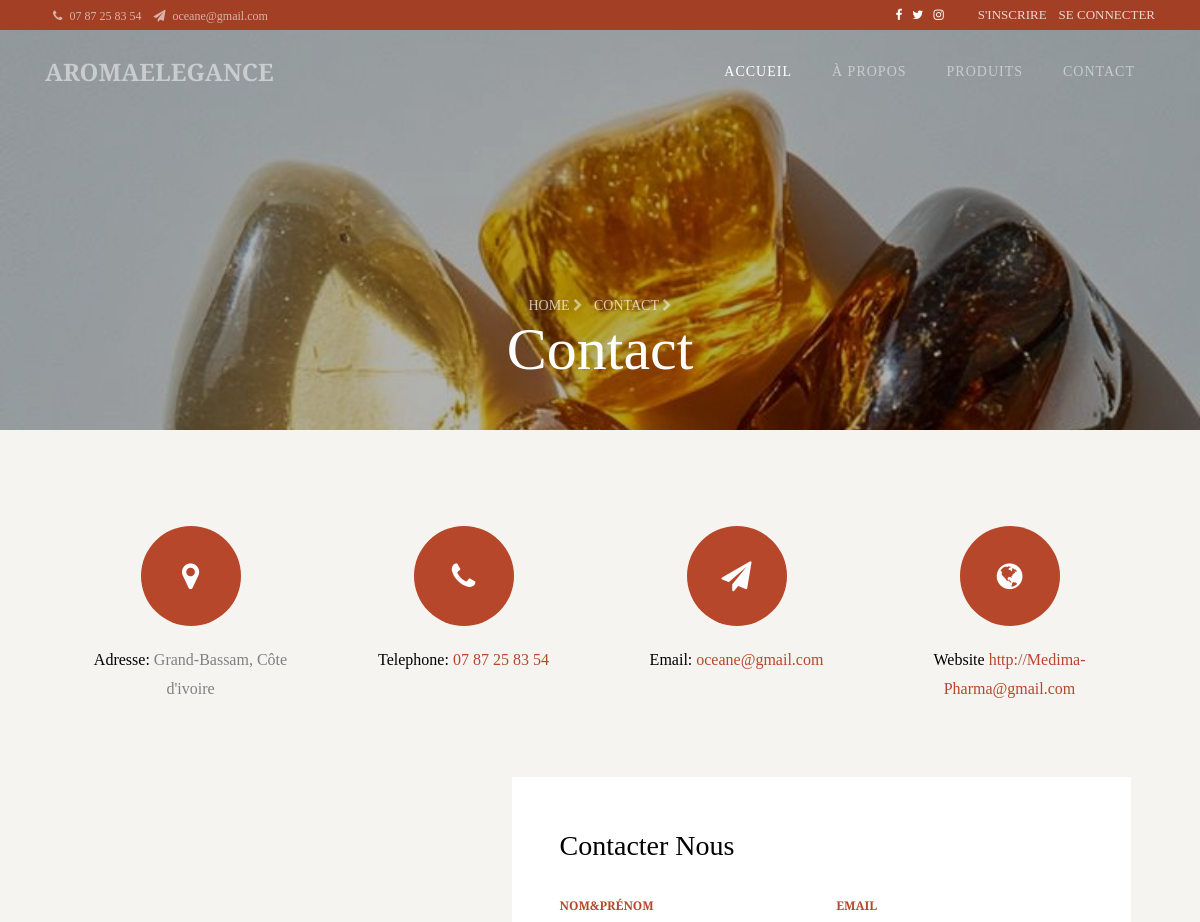
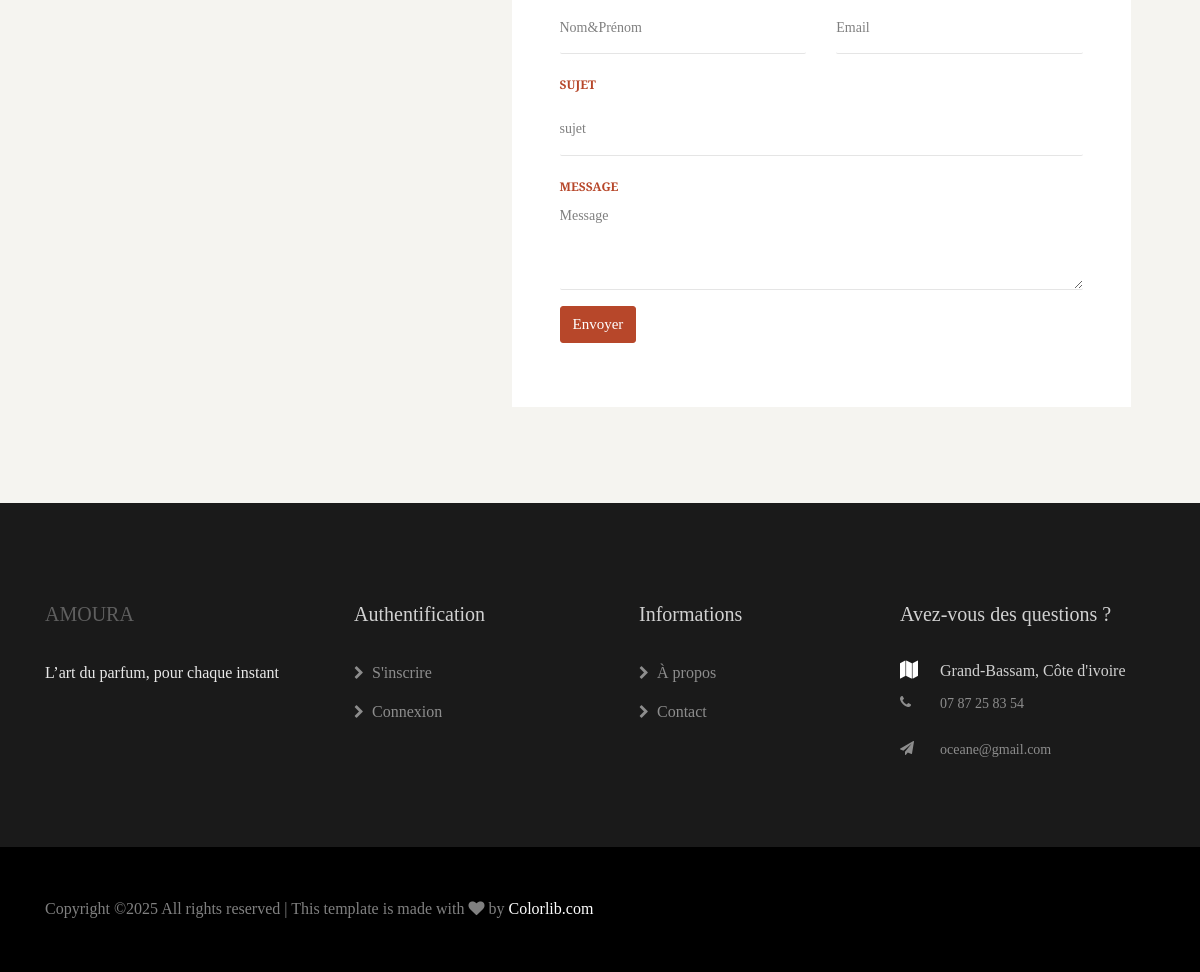
Page /contact/ on the committed database (2 pictures, top to bottom).
### base/models.py (models this page shows, shortened)
class InformationsSite(models.Model):
    nom_site = models.CharField(max_length=100, default="Liquor Store")
    slogan = models.CharField(max_length=255, blank=True, null=True)
    description = models.TextField(blank=True, null=True)
    facebook_link = models.URLField(blank=True, null=True)
    twitter_link = models.URLField(blank=True, null=True)
    instagram_link = models.URLField(blank=True, null=True)
    dribbble_link = models.URLField(blank=True, null=True)
    adresse = models.CharField(max_length=255, blank=True, null=True)
    telephone = models.CharField(max_length=50, blank=True, null=True)
    email = models.EmailField(blank=True, null=True)
    updated_at = models.DateTimeField(auto_now=True)
    class Meta:
        verbose_name = "Information du Site"
        verbose_name_plural = "Informations du Site"

### contact/models.py (models this page shows, shortened)
class ContactHeader(models.Model):
    titre = models.CharField(max_length=255, default="Contact")
    sous_titre = models.CharField(max_length=255, default="Home >")
    image_fond = models.ImageField(upload_to='contact/header/', null=True, blank=True)

class ContactInfo(models.Model):
    adresse = models.CharField(max_length=255)
    telephone = models.CharField(max_length=20)
    email = models.EmailField()
    site_web = models.URLField()

### contact/views.py (the view, shortened to what this page needs)
# urls.py: path('', contact_view, name='contact'),
def contact_view(request):
    header = ContactHeader.objects.first()
    contact_info = ContactInfo.objects.first()  # il n'y en aura qu'un seul
    return render(request, "contact/contact.html",
                  {
                      "header": header,
                      'contact_info': contact_info,
                  })

### base/context_processors.py (called while the page is built)
def informations_site(request):
    info = InformationsSite.objects.first()
    return {'infos_site': info}

### contact/templates/contact/contact.html (shortened to what this page needs)
{% extends "base/base.html" %}
{% block content %}
<section class="hero-wrap hero-wrap-2" style="background-image: url('{{ header.image_fond.url }}');" data-stellar-background-ratio="0.5">
  <div class="overlay"></div>
  <div class="container">
    <div class="row no-gutters slider-text align-items-end justify-content-center">
      <div class="col-md-9 ftco-animate mb-5 text-center">
        <p class="breadcrumbs mb-0">
          <span class="mr-2"><a href="{% url 'accueil' %}">{{ header.sous_titre|safe }}</a> <i class="fa fa-chevron-right"></i></span>
          <span>Contact <i class="fa fa-chevron-right"></i></span>
        </p>
        <h2 class="mb-0 bread">{{ header.titre }}</h2>
      </div>
    </div>
  </div>
</section>
<section class="ftco-section bg-light">
			<div class="container">
				<div class="row justify-content-center">
					<div class="col-md-12">
						<div class="wrapper px-md-4">
							<div class="row mb-5">
								<div class="col-md-3">
									<div class="dbox w-100 text-center">
				        		<div class="icon d-flex align-items-center justify-content-center">
				        			<span class="fa fa-map-marker"></span>
				        		</div>
				        		<div class="text">
					            <p><span>Adresse:</span> {{ contact_info.adresse }}</p>
					          </div>
				          </div>
								</div>
								<div class="col-md-3">
									<div class="dbox w-100 text-center">
				        		<div class="icon d-flex align-items-center justify-content-center">
				        			<span class="fa fa-phone"></span>
				        		</div>
				        		<div class="text">
					            <p><span>Telephone:</span> <a href="tel:{{ contact_info.telephone }}">{{ contact_info.telephone }}</a></p>
					          </div>
				          </div>
								</div>
								<div class="col-md-3">
									<div class="dbox w-100 text-center">
				        		<div class="icon d-flex align-items-center justify-content-center">
				        			<span class="fa fa-paper-plane"></span>
				        		</div>
				        		<div class="text">
					            <p><span>Email:</span> <a href="mailto:{{ contact_info.email }}">{{ contact_info.email }}</a></p>
					          </div>
				          </div>
								</div>
								<div class="col-md-3">
									<div class="dbox w-100 text-center">
				        		<div class="icon d-flex align-items-center justify-content-center">
				        			<span class="fa fa-globe"></span>
				        		</div>
				        		<div class="text">
					            <p><span>Website</span> <a href="{% url 'accueil' %}">{{ contact_info.site_web }}</a></p>
					          </div>
				          </div>
								</div>
							</div>
							<div class="row no-gutters">
								<div class="col-md-7">
									<div class="contact-wrap w-100 p-md-5 p-4">
										<h3 class="mb-4">Contacter Nous</h3>
										<form method="POST" class="contactForm">
											<div class="row">
												<div class="col-md-6">
													<div class="form-group">
														<label class="label" for="nom">Nom&Prénom</label>
														<input type="text" class="form-control" name="nom" id="nom" placeholder="Nom&Prénom">
													</div>
												</div>
												<div class="col-md-6">
													<div class="form-group">
														<label class="label" for="email">Email</label>
														<input type="email" class="form-control" name="email" id="email" placeholder="Email">
													</div>
												</div>
												<div class="col-md-12">
													<div class="form-group">
														<label class="label" for="sujet">Sujet</label>
														<input type="text" class="form-control" name="sujet" id="sujet" placeholder="sujet">
													</div>
												</div>
												<div class="col-md-12">
													<div class="form-group">
														<label class="label" for="message">Message</label>
														<textarea name="message" class="form-control" id="message" cols="30" rows="4" placeholder="Message"></textarea>
													</div>
												</div>
												<div class="col-md-12">
													<div class="form-group">
														<input type="submit" value="Envoyer" class="btn btn-primary">
													</div>
												</div>
											</div>
										</form>
									</div>
								</div>
								<div class="col-md-5 order-md-first d-flex align-items-stretch">
									<div id="map" class="map"></div>
								</div>
							</div>
						</div>
					</div>
				</div>
			</div>
		</section>
{% endblock %}

### base/templates/base/base.html (shortened to what this page needs)
{% load static %}
<!DOCTYPE html>
<html lang="en">
  <head>
    <link rel="stylesheet" href="https://stackpath.bootstrapcdn.com/font-awesome/4.7.0/css/font-awesome.min.css">
    <link rel="stylesheet" href="{% static 'css/animate.css' %}">
    <link rel="stylesheet" href="{% static 'css/owl.carousel.min.css' %}">
    <link rel="stylesheet" href="{% static 'css/owl.theme.default.min.css' %}">
    <link rel="stylesheet" href="{% static 'css/magnific-popup.css' %}">
    <link rel="stylesheet" href="{% static 'css/flaticon.css' %}">
    <link rel="stylesheet" href="{% static 'css/style.css' %}">
  </head>
  <body>
  	<div class="wrap">
			<div class="container">
				<div class="row">
					<div class="col-md-6 d-flex align-items-center">
						<p class="mb-0 phone pl-md-2">
							<a href="#" class="mr-2"><span class="fa fa-phone mr-1"></span> {{ infos_site.telephone }}</a>
							<a href="#"><span class="fa fa-paper-plane mr-1"></span> {{ infos_site.email }}</a>
						</p>
					</div>
					<div class="col-md-6 d-flex justify-content-md-end">
						<div class="social-media mr-4">
			    		<p class="mb-0 d-flex">
			    			<a href="{{ infos_site.facebook_link }}" class="d-flex align-items-center justify-content-center"><span class="fa fa-facebook"><i class="sr-only">Facebook</i></span></a>
			    			<a href="{{ infos_site.twitter_link }}" class="d-flex align-items-center justify-content-center"><span class="fa fa-twitter"><i class="sr-only">Twitter</i></span></a>
			    			<a href="{{ infos_site.instagram_link }}" class="d-flex align-items-center justify-content-center"><span class="fa fa-instagram"><i class="sr-only">Instagram</i></span></a>
			    		</p>
		        </div>
		        <div class="reg">
                    <p class="mb-0">
                        {% if user.is_authenticated %}
                           <a href="{% url 'logout' %}">Déconnexion</a>
                        {% else %}
                            <a href="{% url 'register' %}" class="mr-2">S'inscrire</a>
                            <a href="{% url 'login' %}">Se connecter</a>
                        {% endif %}
                    </p>
                </div>
					</div>
				</div>
			</div>
		</div>
	  <nav class="navbar navbar-expand-lg navbar-dark ftco_navbar bg-dark ftco-navbar-light" id="ftco-navbar">
	    <div class="container">
	      <a class="navbar-brand" href="{% url 'accueil' %}"><span>AromaElegance</span></a>
	      <div class="order-lg-last btn-group">
          <a href="#" class="btn-cart dropdown-toggle dropdown-toggle-split" data-toggle="dropdown" aria-haspopup="true" aria-expanded="false">
          </a>
	      <div class="collapse navbar-collapse" id="ftco-nav">
	        <ul class="navbar-nav ml-auto">
	          <li class="nav-item active"><a href="{% url 'accueil' %}" class="nav-link">Accueil</a></li>
	          <li class="nav-item"><a href="{% url 'about' %}" class="nav-link">À propos</a></li>
	          <li class="nav-item"><a href="{% url 'produits' %}" class="nav-link">Produits</a></li>
	          <li class="nav-item"><a href="{% url 'contact' %}" class="nav-link">Contact</a></li>
	        </ul>
	      </div>
	    </div>
	  </nav>
  <main>
        {% block content %}
        {% endblock %}
  </main>
    <div class="toast-container position-fixed top-0 end-0 p-3 z-3">
  </div>
   <footer class="ftco-footer">
      <div class="container">
        <div class="row mb-5">
          <div class="col-sm-12 col-md">
            <div class="ftco-footer-widget mb-4">
              <h2 class="ftco-heading-2 logo"><a href="{% url 'accueil' %}"><span>Amoura</span></a></h2>
              <p>{{ infos_site.slogan }}</p>
              <ul class="ftco-footer-social list-unstyled mt-2">
              </ul>
            </div>
          </div>
          <div class="col-sm-12 col-md">
            <div class="ftco-footer-widget mb-4 ml-md-4">
                <h2 class="ftco-heading-2">Authentification</h2>
                <ul class="list-unstyled">
                    {% if user.is_authenticated %}
                        <li>
                            <a href="{% url 'logout' %}" class="fa fa-chevron-right mr-2">Déconnexion</a>
                        </li>
                    {% else %}
                        <li><a href="{% url 'register' %}"><span class="fa fa-chevron-right mr-2"></span>S'inscrire</a></li>
                        <li><a href="{% url 'login' %}"><span class="fa fa-chevron-right mr-2"></span>Connexion</a></li>
                    {% endif %}
                </ul>
            </div>
        </div>
          <div class="col-sm-12 col-md">
            <div class="ftco-footer-widget mb-4 ml-md-4">
              <h2 class="ftco-heading-2">Informations</h2>
              <ul class="list-unstyled">
                <li><a href="{% url 'about' %}"><span class="fa fa-chevron-right mr-2"></span>À propos</a></li>
                <li><a href="{% url 'contact' %}"><span class="fa fa-chevron-right mr-2"></span>Contact</a></li>
              </ul>
            </div>
          </div>
          <div class="col-sm-12 col-md">
              <div class="ftco-footer-widget mb-4">
            	<h2 class="ftco-heading-2">Avez-vous des questions ?</h2>
            	<div class="block-23 mb-3">
	              <ul>
	                <li><span class="icon fa fa-map marker"></span><span class="text">{{ infos_site.adresse }}</span></li>
	                <li><a href="tel:{{ infos_site.telephone }}"><span class="icon fa fa-phone"></span><span class="text">{{ infos_site.telephone }}</span></a></li>
	                <li><a href="mailto:{{ infos_site.email }}"><span class="icon fa fa-paper-plane pr-4"></span><span class="text">{{ infos_site.email }}</span></a></li>
	              </ul>
	            </div>
            </div>
          </div>
        </div>
      </div>
      <div class="container-fluid px-0 py-5 bg-black">
      	<div class="container">
      		<div class="row">
	          <div class="col-md-12">
	            <p class="mb-0" style="color: rgba(255,255,255,.5);">
	  Copyright &copy;<script>document.write(new Date().getFullYear());</script> All rights reserved | This template is made with <i class="fa fa-heart color-danger" aria-hidden="true"></i> by <a href="https://colorlib.com" target="_blank">Colorlib.com</a>
	  </p>
	          </div>
	        </div>
      	</div>
      </div>
    </footer>
  </body>
</html>

### rows in the picture
InformationsSite: telephone "07 87 25 83 54", email "oceane@gmail.com", slogan "L’art du parfum, pour chaque instant", adresse "Grand-Bassam, Côte d'ivoire"
ContactHeader: image_fond (picture), sous_titre "HOME", titre "Contact"
ContactInfo: adresse "Grand-Bassam, Côte d'ivoire", telephone "07 87 25 83 54", email "oceane@gmail.com", site_web "http://Medima-Pharma@gmail.com"
